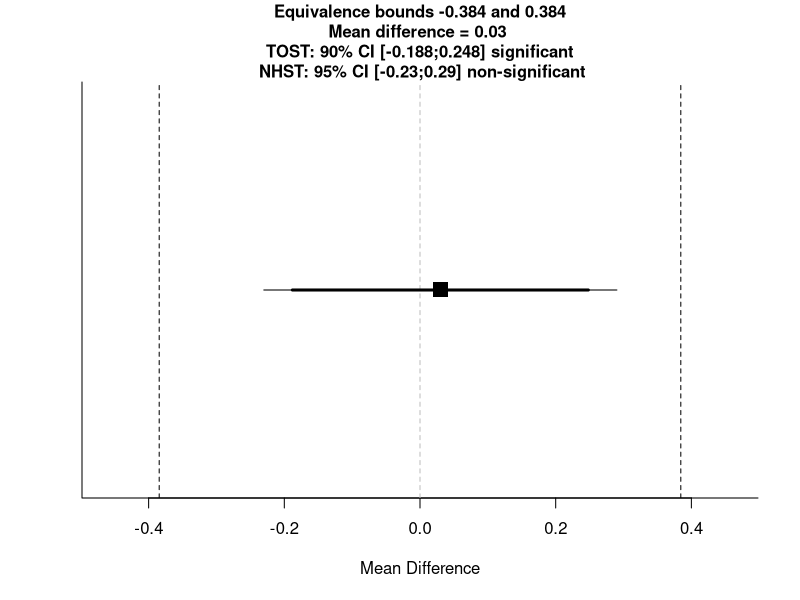
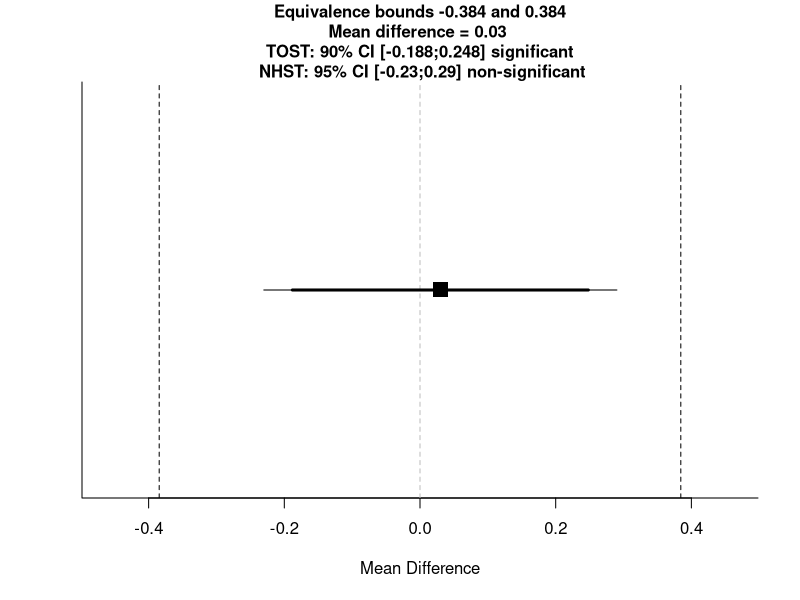
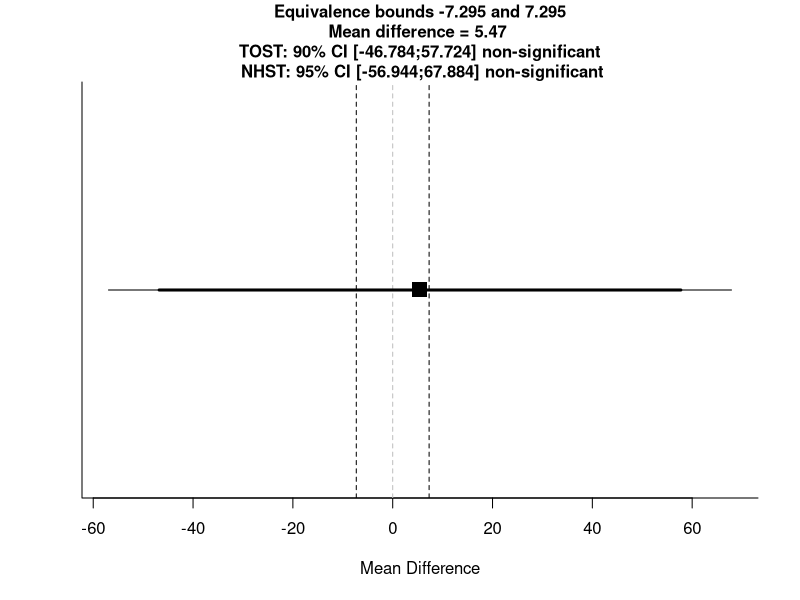
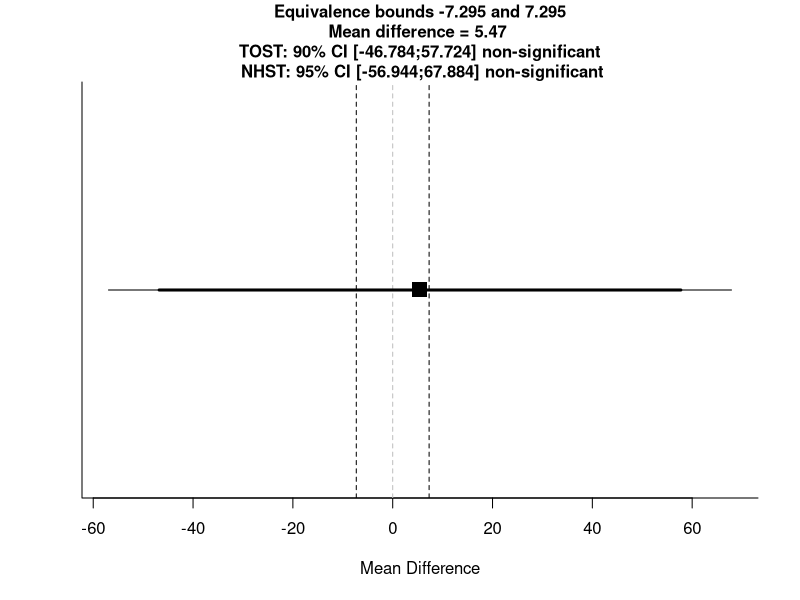
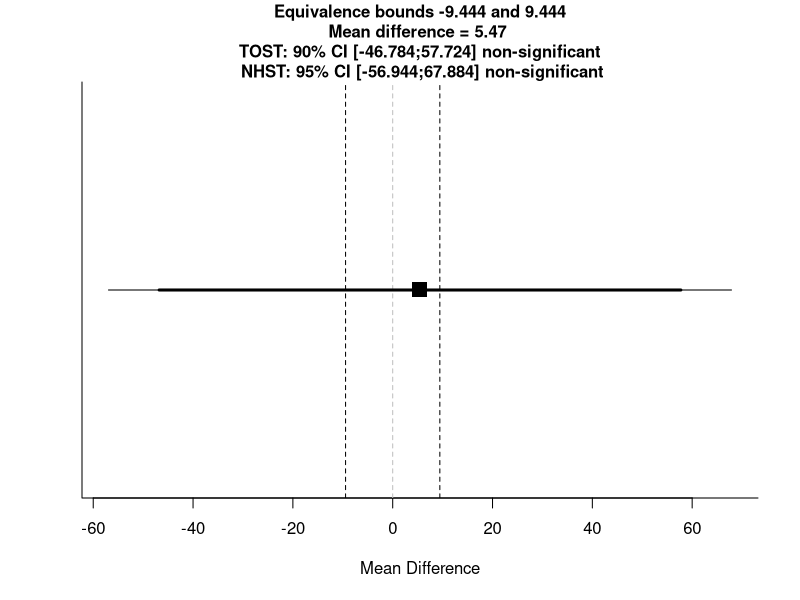
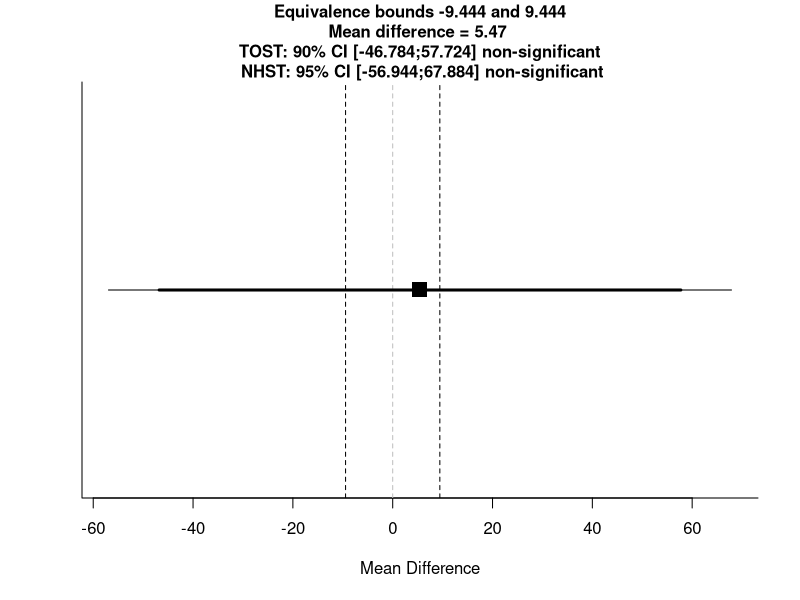
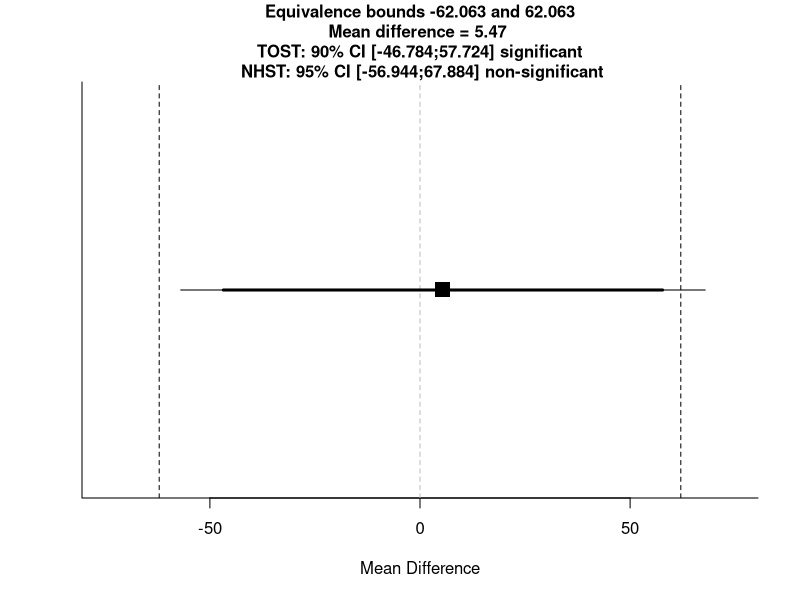
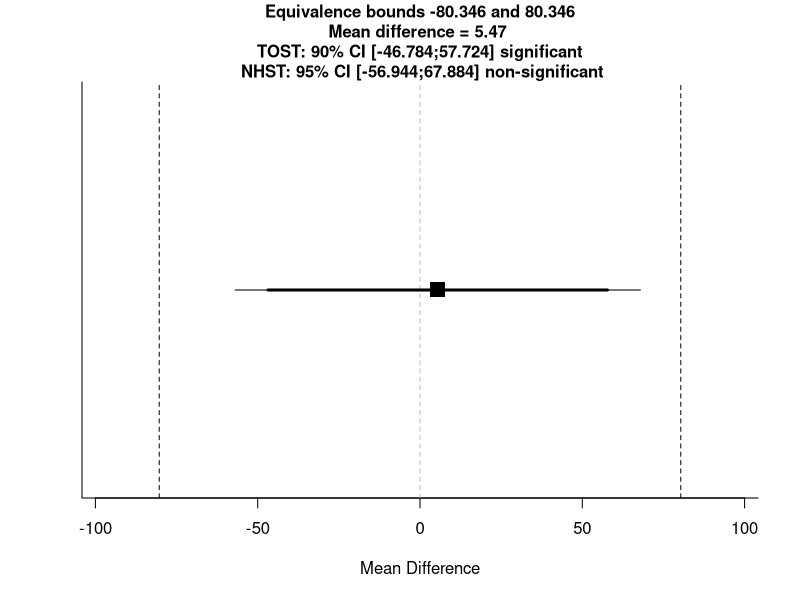

R code for these plots, in order:
###==========================================================================###
################ Daniel: TOSTtwo + BFs from standardised effects ###############
###==========================================================================###

#' TOST function for an independent t-test (Cohen's d)
#' @param m1 mean of group 1
#' @param m2 mean of group 2
#' @param sd1 standard deviation of group 1
#' @param sd2 standard deviation of group 2
#' @param n1 sample size in group 1
#' @param n2 sample size in group 2
#' @param low_eqbound_d lower equivalence bounds (e.g., -0.5) expressed in standardized mean difference (Cohen's d)
#' @param high_eqbound_d upper equivalence bounds (e.g., 0.5) expressed in standardized mean difference (Cohen's d)
#' @param alpha alpha level (default = 0.05)
#' @param var.equal logical variable indicating whether equal variances assumption is assumed to be TRUE or FALSE.  Defaults to FALSE.
#' @return Returns TOST t-value 1, TOST p-value 1, TOST t-value 2, TOST p-value 2, degrees of freedom, low equivalence bound, high equivalence bound, low equivalence bound in Cohen's d, high equivalence bound in Cohen's d, Lower limit confidence interval TOST, Upper limit confidence interval TOST
#' @importFrom stats pnorm pt qnorm qt
#' @importFrom graphics abline plot points segments title
#' @examples
#' ## Eskine (2013) showed that participants who had been exposed to organic
#' ## food were substantially harsher in their moral judgments relative to
#' ## those exposed to control (d = 0.81, 95% CI: [0.19, 1.45]). A
#' ## replication by Moery & Calin-Jageman (2016, Study 2) did not observe
#' ## a significant effect (Control: n = 95, M = 5.25, SD = 0.95, Organic
#' ## Food: n = 89, M = 5.22, SD = 0.83). Following Simonsohn's (2015)
#' ## recommendation the equivalence bound was set to the effect size the
#' ## original study had 33% power to detect (with n = 21 in each condition,
#' ## this means the equivalence bound is d = 0.48, which equals a
#' ## difference of 0.384 on a 7-point scale given the sample sizes and a
#' ## pooled standard deviation of 0.894). Using a TOST equivalence test
#' ## with default alpha = 0.05, not assuming equal variances, and equivalence
#' ## bounds of d = -0.43 and d = 0.43 is significant, t(182) = -2.69,
#' ## p = 0.004. We can reject effects larger than d = 0.43.
#'
#' TOSTtwo(m1=5.25,m2=5.22,sd1=0.95,sd2=0.83,n1=95,n2=89,low_eqbound_d=-0.43,high_eqbound_d=0.43)
#' @section References:
#' Berger, R. L., & Hsu, J. C. (1996). Bioequivalence Trials, Intersection-Union Tests and Equivalence Confidence Sets. Statistical Science, 11(4), 283-302.
#'
#' Gruman, J. A., Cribbie, R. A., & Arpin-Cribbie, C. A. (2007). The effects of heteroscedasticity on tests of equivalence. Journal of Modern Applied Statistical Methods, 6(1), 133-140, formula for Welch's t-test on page 135
#' @export
#'

TOSTtwo<-function(m1,m2,sd1,sd2,n1,n2,low_eqbound_d, high_eqbound_d, alpha, var.equal, prior_dist, effect_prior, se_prior, df_prior){
  if(missing(alpha)) {
    alpha<-0.05
  }
  if(missing(var.equal)) {
    var.equal<-FALSE
  }
  if(var.equal==TRUE) {
    sdpooled<-sqrt((((n1 - 1)*(sd1^2)) + (n2 - 1)*(sd2^2))/((n1+n2)-2)) #calculate sd pooled
    low_eqbound<-low_eqbound_d*sdpooled
    high_eqbound<-high_eqbound_d*sdpooled
    degree_f<-n1+n2-2
    t1<-((m1-m2)-low_eqbound)/(sdpooled*sqrt(1/n1 + 1/n2))  #students t-test lower bound
    p1<-pt(t1, degree_f, lower.tail=FALSE)
    t2<-((m1-m2)-high_eqbound)/(sdpooled*sqrt(1/n1 + 1/n2)) #students t-test upper bound
    p2<-pt(t2, degree_f, lower.tail=TRUE)
    t<-(m1-m2)/(sdpooled*sqrt(1/n1 + 1/n2))
    pttest<-2*pt(-abs(t), df=degree_f)
    LL90<-(m1-m2)-qt(1-alpha, n1+n2-2)*(sdpooled*sqrt(1/n1 + 1/n2))
    UL90<-(m1-m2)+qt(1-alpha, n1+n2-2)*(sdpooled*sqrt(1/n1 + 1/n2))
    LL95<-(m1-m2)-qt(1-(alpha/2), n1+n2-2)*(sdpooled*sqrt(1/n1 + 1/n2))
    UL95<-(m1-m2)+qt(1-(alpha/2), n1+n2-2)*(sdpooled*sqrt(1/n1 + 1/n2))
  } else {
    sdpooled<-sqrt((sd1^2 + sd2^2)/2) #calculate sd root mean squared for Welch's t-test
    low_eqbound<-low_eqbound_d*sdpooled
    high_eqbound<-high_eqbound_d*sdpooled
    degree_f<-(sd1^2/n1+sd2^2/n2)^2/(((sd1^2/n1)^2/(n1-1))+((sd2^2/n2)^2/(n2-1))) #degrees of freedom for Welch's t-test
    t1<-((m1-m2)-low_eqbound)/sqrt(sd1^2/n1 + sd2^2/n2) #welch's t-test upper bound
    p1<-pt(t1, degree_f, lower.tail=FALSE) #p-value for Welch's TOST t-test
    t2<-((m1-m2)-high_eqbound)/sqrt(sd1^2/n1 + sd2^2/n2) #welch's t-test lower bound
    p2<-pt(t2, degree_f, lower.tail=TRUE) #p-value for Welch's TOST t-test
    t<-(m1-m2)/sqrt(sd1^2/n1 + sd2^2/n2) #welch's t-test NHST
    pttest<-2*pt(-abs(t), df=degree_f) #p-value for Welch's t-test
    LL90<-(m1-m2)-qt(1-alpha, degree_f)*sqrt(sd1^2/n1 + sd2^2/n2) #Lower limit for CI Welch's t-test
    UL90<-(m1-m2)+qt(1-alpha, degree_f)*sqrt(sd1^2/n1 + sd2^2/n2) #Upper limit for CI Welch's t-test
    LL95<-(m1-m2)-qt(1-(alpha/2), degree_f)*sqrt(sd1^2/n1 + sd2^2/n2) #Lower limit for CI Welch's t-test
    UL95<-(m1-m2)+qt(1-(alpha/2), degree_f)*sqrt(sd1^2/n1 + sd2^2/n2) #Upper limit for CI Welch's t-test
  }
  ptost<-max(p1,p2) #Get highest p-value for summary TOST result
  ttost<-ifelse(abs(t1) < abs(t2), t1, t2) #Get lowest t-value for summary TOST result
  dif<-(m1-m2)
  testoutcome<-ifelse(pttest<alpha,"significant","non-significant")
  TOSToutcome<-ifelse(ptost<alpha,"significant","non-significant")
  plot(NA, ylim=c(0,1), xlim=c(min(LL90,low_eqbound)-max(UL90-LL90, high_eqbound-low_eqbound)/10, max(UL90,high_eqbound)+max(UL90-LL90, high_eqbound-low_eqbound)/10), bty="l", yaxt="n", ylab="",xlab="Mean Difference")
  points(x=dif, y=0.5, pch=15, cex=2)
  abline(v=high_eqbound, lty=2)
  abline(v=low_eqbound, lty=2)
  abline(v=0, lty=2, col="grey")
  segments(LL90,0.5,UL90,0.5, lwd=3)
  segments(LL95,0.5,UL95,0.5, lwd=1)
  title(main=paste("Equivalence bounds ",round(low_eqbound,digits=3)," and ",round(high_eqbound,digits=3),"\nMean difference = ",round(dif,digits=3)," \n TOST: ", 100*(1-alpha*2),"% CI [",round(LL90,digits=3),";",round(UL90,digits=3),"] ", TOSToutcome," \n NHST: ", 100*(1-alpha),"% CI [",round(LL95,digits=3),";",round(UL95,digits=3),"] ", testoutcome,sep=""), cex.main=1)
  if(var.equal == TRUE) {
    message(cat("Using alpha = ",alpha," Student's t-test was ",testoutcome,", t(",degree_f,") = ",t,", p = ",pttest,sep=""))
    cat("\n")
    message(cat("Using alpha = ",alpha," the equivalence test based on Student's t-test was ",TOSToutcome,", t(",degree_f,") = ",ttost,", p = ",ptost,sep=""))
  } else {
    message(cat("Using alpha = ",alpha," Welch's t-test was ",testoutcome,", t(",degree_f,") = ",t,", p = ",pttest,sep=""))
    cat("\n")
    message(cat("Using alpha = ",alpha," the equivalence test based on Welch's t-test  was ",TOSToutcome,", t(",degree_f,") = ",ttost,", p = ",ptost,sep=""))
  }
  TOSTresults<-data.frame(t1,p1,t2,p2,degree_f)
  colnames(TOSTresults) <- c("t-value 1","p-value 1","t-value 2","p-value 2","df")
  bound_d_results<-data.frame(low_eqbound_d,high_eqbound_d)
  colnames(bound_d_results) <- c("low bound d","high bound d")
  bound_results<-data.frame(low_eqbound,high_eqbound)
  colnames(bound_results) <- c("low bound raw","high bound raw")
  CIresults<-data.frame(LL90,UL90)
  colnames(CIresults) <- c(paste("Lower Limit ",100*(1-alpha*2),"% CI raw",sep=""),paste("Upper Limit ",100*(1-alpha*2),"% CI raw",sep=""))
  cat("TOST results:\n")
  print(TOSTresults)
  cat("\n")
  cat("Equivalence bounds (Cohen's d):\n")
  print(bound_d_results)
  cat("\n")
  cat("Equivalence bounds (raw scores):\n")
  print(bound_results)
  cat("\n")
  cat("TOST confidence interval:\n")
  print(CIresults)
  #below added BF calc
  bayes<-TRUE #expect to povide bayes
  if(missing(effect_prior)) {
    bayes<-FALSE #if no prior effect size is provided, BF not calculated
  }
  if(bayes==TRUE) {
    if(prior_dist=="normal") {
      if(missing(se_prior)) {
        se_prior<-effect_prior/2 #if not specified otherwise, default SE is effect/2
      }
    }
    if(prior_dist=="halfnormal") {
      if(missing(se_prior)) {
        se_prior<-effect_prior #if not specified otherwise, default SE is effect
        effect_prior<-0 #halfnormal is centered on 0
      }
    }
  }
  if(missing(df_prior)) {
    df_prior<-100000 #if not specified otherwise, default df = 100000 (practically normal)
  }
  theta <- effect_prior - 10 * se_prior
  incr <- se_prior / 200
  theta=seq(from = effect_prior - 10 * se_prior, by = incr, length = 4001)
  dist_theta <- dt(x = (theta-effect_prior)/se_prior, df=df_prior)
  if(prior_dist=="halfnormal"){
    dist_theta[theta <= 0] = 0
  }
  dist_theta_alt = dist_theta/sum(dist_theta)
  likelihood <- dt((abs(dif)-theta)/(abs(dif)/abs(t)), df = degree_f) #use abs(dif) - can be set to d
  likelihood_alt = likelihood/sum(likelihood)
  height <- dist_theta * likelihood
  area <- sum(height * incr)
  normarea <- sum(dist_theta * incr)
  height_alt = dist_theta_alt * likelihood_alt
  height_alt = height_alt/sum(height_alt)
  LikelihoodTheory <- area/normarea
  LikelihoodNull <- dt(abs(dif)/(abs(dif)/abs(t)), df = degree_f)
  BayesFactor <- round(LikelihoodTheory / LikelihoodNull, 2)
  bayes_results <- data.frame(BayesFactor, LikelihoodTheory, LikelihoodNull)
  colnames(bayes_results) <- c("Bayes Factor","Likelihood (alternative)","Likelihood (null)")
  cat("Bayes Results:\n")
  print(bayes_results)
  cat("\n")
  invisible(list(TOST_t1=t1,TOST_p1=p1,TOST_t2=t2,TOST_p2=p2, TOST_df=degree_f,alpha=alpha,low_eqbound=low_eqbound,high_eqbound=high_eqbound,low_eqbound_d=low_eqbound_d,high_eqbound_d=high_eqbound_d, LL_CI_TOST=LL90,UL_CI_TOST=UL90,bf=BayesFactor, ll_theory=LikelihoodTheory, ll_null=LikelihoodNull))
}

TOSTtwo(m1=5.25,m2=5.22,sd1=0.95,sd2=0.83,n1=95,n2=89,low_eqbound_d=-0.43,high_eqbound_d=0.43, var.equal=TRUE, prior_dist = "halfnormal", effect_prior = 0.5)
TOSTtwo(m1=5.25,m2=5.22,sd1=0.95,sd2=0.83,n1=95,n2=89,low_eqbound_d=-0.43,high_eqbound_d=0.43, var.equal=TRUE, prior_dist = "normal", effect_prior = 0.5)

###==========================================================================###
############### Neil McLatchie: TOSTtwo + BFs from *raw* effects ###############
###==========================================================================###

TOSTtwo.raw.nm<-function(m1,m2,sd1,sd2,n1,n2,low_eqbound, high_eqbound, alpha, var.equal, prior_dist, effect_prior, se_prior, df_prior)
{
  if(missing(alpha)) {
    alpha<-0.05
  }
  if(missing(var.equal)) {
    var.equal<-FALSE
  }
  if(var.equal==TRUE) {
    sdpooled<-sqrt((((n1 - 1)*(sd1^2)) + (n2 - 1)*(sd2^2))/((n1+n2)-2)) #calculate sd pooled
    t1<-((m1-m2)-low_eqbound)/(sdpooled*sqrt(1/n1 + 1/n2))
    degree_f<-n1+n2-2
    p1<-pt(t1, degree_f, lower.tail=FALSE)
    t2<-((m1-m2)-high_eqbound)/(sdpooled*sqrt(1/n1 + 1/n2))
    p2<-pt(t2, degree_f, lower.tail=TRUE)
    LL90<-(m1-m2)-qt(1-alpha, degree_f)*(sdpooled*sqrt(1/n1 + 1/n2))
    UL90<-(m1-m2)+qt(1-alpha, degree_f)*(sdpooled*sqrt(1/n1 + 1/n2))
    LL95<-(m1-m2)-qt(1-(alpha/2), degree_f)*(sdpooled*sqrt(1/n1 + 1/n2))
    UL95<-(m1-m2)+qt(1-(alpha/2), degree_f)*(sdpooled*sqrt(1/n1 + 1/n2))
    t<-(m1-m2)/(sdpooled*sqrt(1/n1 + 1/n2))
    pttest<-2*pt(-abs(t), df=degree_f)
  } else {
    sdpooled<-sqrt((sd1^2 + sd2^2)/2) #calculate sd root mean squared for Welch's t-test
    t1<-((m1-m2)-low_eqbound)/sqrt(sd1^2/n1 + sd2^2/n2) #welch's t-test lower bound
    degree_f<-(sd1^2/n1+sd2^2/n2)^2/(((sd1^2/n1)^2/(n1-1))+((sd2^2/n2)^2/(n2-1))) #degrees of freedom for Welch's t-test
    p1<-pt(t1, degree_f, lower.tail=FALSE) #p-value for Welch's TOST t-test
    t2<-((m1-m2)-high_eqbound)/sqrt(sd1^2/n1 + sd2^2/n2) #welch's t-test upper bound
    p2<-pt(t2, degree_f, lower.tail=TRUE) #p-value for Welch's TOST t-test
    t<-(m1-m2)/sqrt(sd1^2/n1 + sd2^2/n2) #welch's t-test NHST
    pttest<-2*pt(-abs(t), df=degree_f) #p-value for Welch's t-test
    LL90<-(m1-m2)-qt(1-alpha, degree_f)*sqrt(sd1^2/n1 + sd2^2/n2) #Lower limit for CI Welch's t-test
    UL90<-(m1-m2)+qt(1-alpha, degree_f)*sqrt(sd1^2/n1 + sd2^2/n2) #Upper limit for CI Welch's t-test
    LL95<-(m1-m2)-qt(1-(alpha/2), degree_f)*sqrt(sd1^2/n1 + sd2^2/n2) #Lower limit for CI Welch's t-test
    UL95<-(m1-m2)+qt(1-(alpha/2), degree_f)*sqrt(sd1^2/n1 + sd2^2/n2) #Upper limit for CI Welch's t-test
  }
  ptost<-max(p1,p2) #Get highest p-value for summary TOST result
  ttost<-ifelse(abs(t1) < abs(t2), t1, t2) #Get lowest t-value for summary TOST result
  dif<-(m1-m2)
  testoutcome<-ifelse(pttest<alpha,"significant","non-significant")
  TOSToutcome<-ifelse(ptost<alpha,"significant","non-significant")
  plot(NA, ylim=c(0,1), xlim=c(min(LL90,low_eqbound)-max(UL90-LL90, high_eqbound-low_eqbound)/10, max(UL90,high_eqbound)+max(UL90-LL90, high_eqbound-low_eqbound)/10), bty="l", yaxt="n", ylab="",xlab="Mean Difference")
  points(x=dif, y=0.5, pch=15, cex=2)
  abline(v=high_eqbound, lty=2)
  abline(v=low_eqbound, lty=2)
  abline(v=0, lty=2, col="grey")
  segments(LL90,0.5,UL90,0.5, lwd=3)
  segments(LL95,0.5,UL95,0.5, lwd=1)
  title(main=paste("Equivalence bounds ",round(low_eqbound,digits=3)," and ",round(high_eqbound,digits=3),"\nMean difference = ",round(dif,digits=3)," \n TOST: ", 100*(1-alpha*2),"% CI [",round(LL90,digits=3),";",round(UL90,digits=3),"] ", TOSToutcome," \n NHST: ", 100*(1-alpha),"% CI [",round(LL95,digits=3),";",round(UL95,digits=3),"] ", testoutcome,sep=""), cex.main=1)
  if(var.equal == TRUE) {
    message(cat("Using alpha = ",alpha," Student's t-test was ",testoutcome,", t(",degree_f,") = ",t,", p = ",pttest,sep=""))
    cat("\n")
    message(cat("Using alpha = ",alpha," the equivalence test based on Student's t-test was ",TOSToutcome,", t(",degree_f,") = ",ttost,", p = ",ptost,sep=""))
  } else {
    message(cat("Using alpha = ",alpha," Welch's t-test was ",testoutcome,", t(",degree_f,") = ",t,", p = ",pttest,sep=""))
    cat("\n")
    message(cat("Using alpha = ",alpha," the equivalence test based on Welch's t-test  was ",TOSToutcome,", t(",degree_f,") = ",ttost,", p = ",ptost,sep=""))
  }
  TOSTresults<-data.frame(t1,p1,t2,p2,degree_f)
  colnames(TOSTresults) <- c("t-value 1","p-value 1","t-value 2","p-value 2","df")
  bound_results<-data.frame(low_eqbound,high_eqbound)
  colnames(bound_results) <- c("low bound raw","high bound raw")
  CIresults<-data.frame(LL90,UL90)
  colnames(CIresults) <- c(paste("Lower Limit ",100*(1-alpha*2),"% CI raw",sep=""),paste("Upper Limit ",100*(1-alpha*2),"% CI raw",sep=""))
  cat("TOST results:\n")
  print(TOSTresults)
  cat("\n")
  cat("Equivalence bounds (raw scores):\n")
  print(bound_results)
  cat("\n")
  cat("TOST confidence interval:\n")
  print(CIresults)
  #below added BF calc
  bayes<-TRUE #expect to provide bayes
  if(missing(effect_prior)) {
    bayes<-FALSE #if no prior effect size is provided, BF not calculated
  }
  if(bayes==TRUE) {
    if(prior_dist=="normal") {
      if(missing(se_prior)) {
        se_prior<-effect_prior/2 #if not specified otherwise, default SE is effect/2
      }
    }
    if(prior_dist=="halfnormal") {
      if(missing(se_prior)) {
        se_prior<-effect_prior #if not specified otherwise, default SE is effect
        effect_prior<-0 #halfnormal is centered on 0
      } }
    if(prior_dist=="cauchy") {
      df_prior<-1
      {
        if(missing(se_prior)) 
        {df_prior<-1
        se_prior<-effect_prior/2} #if not specified otherwise, default SE is effect
      }}
    if(prior_dist=="halfcauchy") {
      {df_prior<-1}
      if(missing(se_prior)) {
        df_prior<-1
        se_prior<-effect_prior #if not specified otherwise, default SE is effect
        effect_prior<-0 #halfcauchy is centered on 0
      }}
    
    if(missing(df_prior)) {
      df_prior<-1000 #if not specified otherwise, default df = 100000 (practically normal)
    }
    theta <- effect_prior - 10 * se_prior
    incr <- se_prior / 200
    theta=seq(from = effect_prior - 10 * se_prior, by = incr, length = 4001)
    dist_theta <- dt(x = (theta-effect_prior)/se_prior, df=df_prior)
    if(prior_dist=="halfnormal"){
      dist_theta[theta <= 0] = 0
    }
    if(prior_dist=="halfcauchy"){
      dist_theta[theta <= 0] = 0
    }
    dist_theta_alt = dist_theta/sum(dist_theta)
    likelihood <- dt((abs(dif)-theta)/(abs(dif)/abs(t)), df = degree_f) #use abs(dif) - can be set to d
    likelihood_alt = likelihood/sum(likelihood)
    height <- dist_theta * likelihood
    area <- sum(height * incr)
    normarea <- sum(dist_theta * incr)
    height_alt = dist_theta_alt * likelihood_alt
    height_alt = height_alt/sum(height_alt)
    LikelihoodTheory <- area/normarea
    LikelihoodNull <- dt(abs(dif)/(abs(dif)/abs(t)), df = degree_f)
    BayesFactor <- round(LikelihoodTheory / LikelihoodNull, 2)
    bayes_results <- data.frame(BayesFactor, LikelihoodTheory, LikelihoodNull)
    colnames(bayes_results) <- c("Bayes Factor","Likelihood (alternative)","Likelihood (null)")
    cat("Bayes Results:\n")
    print(bayes_results)
    cat("\n")
    invisible(list(TOST_t1=t1,TOST_p1=p1,TOST_t2=t2,TOST_p2=p2, TOST_df=degree_f,alpha=alpha,low_eqbound=low_eqbound,high_eqbound=high_eqbound,low_eqbound=low_eqbound,high_eqbound=high_eqbound, LL_CI_TOST=LL90,UL_CI_TOST=UL90,bf=BayesFactor, ll_theory=LikelihoodTheory, ll_null=LikelihoodNull))
    
  }}

###==========================================================================###

library(pwr)

###==========================================================================###
###==========================================================================###
###==========================================================================###


### Transfer examples from Dienes & McLatchie (2017)

## example 3: grounded cognition (Brandt et al.)

# original study: Banerjee et al.
orig.m1 <- 87.6
orig.m2 <- 74.3
orig.sd1 <- 7.40
orig.sd2 <- 26.85
orig.d <- 0.64
orig.t <- 2.7
orig.N <- 74
orig.raw <- abs(orig.m2-orig.m1)
orig.sdpooled <- sqrt((orig.sd1^2 + orig.sd2^2)/(orig.N-2))
orig.se <- orig.sdpooled/sqrt(orig.N)
orig.df <- orig.N-2

# replication study: Brandt et al.
rep.m1 <- 135.91
rep.m2 <- 130.44
rep.sd1 <- 192.64
rep.sd2 <- 152.03
rep.d <- .03
rep.n1 <- 60 # this is a guess, the paper only reports total N = 121
rep.n2 <- 61 # see previous comment
rep.N <- 121
rep.raw <- abs(rep.m2-rep.m1)
rep.sdpooled <- sqrt((rep.sd1^2 + rep.sd2^2)/(rep.N-2))
rep.se <- rep.sdpooled/sqrt(rep.N)
rep.df <- rep.N-2


# Calculate critical effect (d and raw): smallest effect orig. study had the power to detect
t.crit = qt(1-.05/2, (orig.N-2))
d.crit = t.crit*sqrt((1/(orig.N/2)) + 1/(orig.N/2))
raw.crit <- d.crit * sqrt(orig.sd1^2 + orig.sd2^2/2) # smallest raw effect orig. study could detect

# Small telescopes: Calculate d for which orig. study had 33% power
power <- pwr.t.test(n = orig.N/2, d = NULL, sig.level = 0.05, power = 0.33, type = "two.sample", alternative = "two.sided")
d.33 <- power$d
raw.33 <- d.33 * sqrt(orig.sd1^2 + orig.sd2^2/2) # raw effect for which orig. had 33% power


#### TOST & BF (re-)calculations 1: raw effects, using Neil's TOSTtwo.raw.nm

##Brandt.1.1.1## TOST: small telescopes; BF: halfnormal
# Dienes: BF = 0.97 --> successfully replicated
Brandt.1.1.1 <- TOSTtwo.raw.nm(m1=rep.m1, 
                               m2=rep.m2, 
                               sd1=rep.sd1, 
                               sd2 = rep.sd2, 
                               n1 = rep.n1, 
                               n2=rep.n2, 
                               low_eqbound = -raw.33, 
                               high_eqbound = raw.33, 
                               var.equal = TRUE, 
                               prior_dist = "halfnormal", 
                               effect_prior = orig.raw)

##Brandt.1.1.2## TOST: small telescopes; BF: Cauchy
# Dienes: BF = 0.97 --> !! not replicated: BF = 0.98
Brandt.1.1.2 <- TOSTtwo.raw.nm(m1=rep.m1, 
                               m2=rep.m2, 
                               sd1=rep.sd1, 
                               sd2 = rep.sd2, 
                               n1 = rep.n1, 
                               n2=rep.n2, 
                               low_eqbound = -raw.33, 
                               high_eqbound = raw.33, 
                               var.equal = TRUE, 
                               prior_dist = "cauchy", 
                               effect_prior = orig.raw, 
                               se_prior = orig.se, 
                               df_prior = orig.df)


##Brandt.1.2.1## TOST: critical effect; BF: halfnormal
# Dienes: BF = 0.97 --> successfully replicated
Brandt.1.2.1 <- TOSTtwo.raw.nm(m1=rep.m1, 
                               m2=rep.m2, 
                               sd1=rep.sd1, 
                               sd2 = rep.sd2, 
                               n1 = rep.n1, 
                               n2=rep.n2,
                               low_eqbound = -raw.crit, 
                               high_eqbound = raw.crit, 
                               var.equal = TRUE, 
                               prior_dist = "halfnormal", 
                               effect_prior = orig.raw)

##Brandt.1.2.2## TOST: critical effect; BF: Cauchy
## Dienes: BF = 0.97 --> !! not replicated: BF = 0.98
Brandt.1.2.2 <- TOSTtwo.raw.nm(m1=rep.m1, 
                               m2=rep.m2, 
                               sd1=rep.sd1, 
                               sd2 = rep.sd2, 
                               n1 = rep.n1, 
                               n2=rep.n2,
                               low_eqbound = -raw.crit, 
                               high_eqbound = raw.crit, 
                               var.equal = TRUE, 
                               prior_dist = "cauchy", 
                               effect_prior = orig.raw,
                               se_prior = orig.se, 
                               df_prior = orig.df)


#### TOST & BF (re-)calculations 2: standardised effects, using Daniel's TOSTtwo

##Brandt.2.1## TOST: small telescopes; BF: halfnormal
# Dienes: BF = 0.97 --> successfully replicated
Brandt.2.1 <- TOSTtwo(m1=rep.m1, 
                      m2=rep.m2, 
                      sd1=rep.sd1, 
                      sd2 = rep.sd2, 
                      n1 = rep.n1, 
                      n2=rep.n2, 
                      low_eqbound_d = -d.33, 
                      high_eqbound_d = d.33, 
                      var.equal = TRUE, 
                      prior_dist = "halfnormal", 
                      effect_prior = orig.raw)


##Brandt.2.2## TOST: critical effect; BF: halfnormal
# Dienes: BF = 0.97 --> successfully replicated
Brandt.2.2 <- TOSTtwo(m1=rep.m1, 
                      m2=rep.m2, 
                      sd1=rep.sd1, 
                      sd2 = rep.sd2, 
                      n1 = rep.n1, 
                      n2=rep.n2,
                      low_eqbound = -d.crit, 
                      high_eqbound = d.crit, 
                      var.equal = TRUE, 
                      prior_dist = "halfnormal", 
                      effect_prior = orig.raw)
